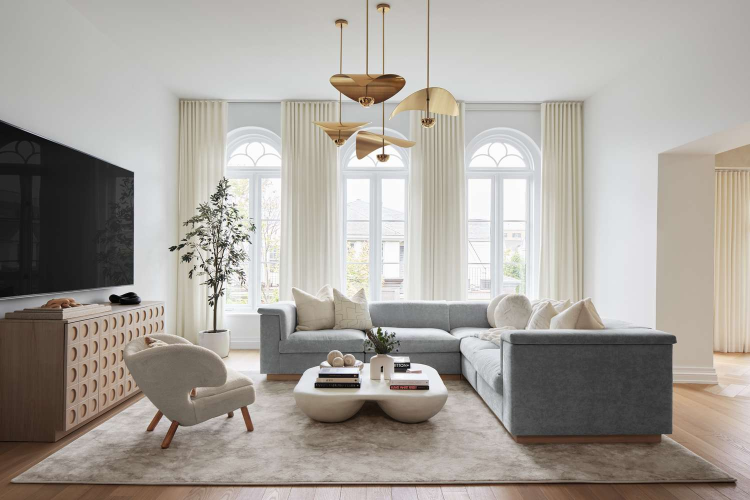
#> input picture VisionSpaceAI/room.jpg, 1500 x 1000 px (shown at 1/2 size)
$ python -i video_processor.py   (imports and definitions only)   (older library calls are emulated)
#> lines starting #> are read from the running program, lines starting #| are printed output that depends on the picture
"""
Module: video_processor.py
Step 3: Frame Extraction
Step 4: Scene/Wall Detection — groups frames into distinct viewpoints (walls/sides)
        and picks the single sharpest, most representative frame per group.

Logic:
  - Sample frames at regular intervals
  - Compute pairwise SSIM between consecutive frames
  - When SSIM drops below a scene-change threshold → new wall/view segment begins
  - Within each segment, select the sharpest frame (highest Laplacian variance)
  - Result: exactly N frames where N = number of detected distinct walls/views
"""
import cv2
import numpy as np
from skimage.metrics import structural_similarity as ssim


# ── Tunable constants ────────────────────────────────────────────────────────
SAMPLE_INTERVAL   = 15      # sample every N video frames
SCENE_THRESHOLD   = 0.72    # SSIM below this → new wall/view detected
MIN_SEGMENT_FRAMES = 3      # ignore segments shorter than this (transitions)
MAX_WALLS         = 12      # safety cap on output count
# ────────────────────────────────────────────────────────────────────────────


def _sharpness(frame: np.ndarray) -> float:
    """Laplacian variance — higher = sharper frame."""
    gray = cv2.cvtColor(cv2.resize(frame, (256, 256)), cv2.COLOR_BGR2GRAY)
    return float(cv2.Laplacian(gray, cv2.CV_64F).var())


# [92 lines left out: functions _hist_diff, _ssim_score, extract_frames, select_frames, not called in this run]


def get_wall_count(frames: list) -> int:
    """Convenience helper — returns how many distinct walls were detected."""
    return len(frames)

>>> import cv2
>>> picture = cv2.imread('room.jpg')
#> picture is the input picture: shape (1000, 1500, 3); mean B, G, R 155.1, 161.7, 167
>>> result = _sharpness(picture)
#> in _sharpness, `gray = cv2.cvtColor(cv2.resize(frame, (256, 256)), cv2.COLOR_BGR2GRAY)`:
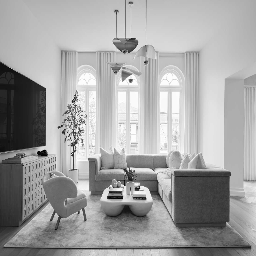
#> gray: shape (256, 256); min 1, max 255, mean 162.3
#> result = 2507.7
